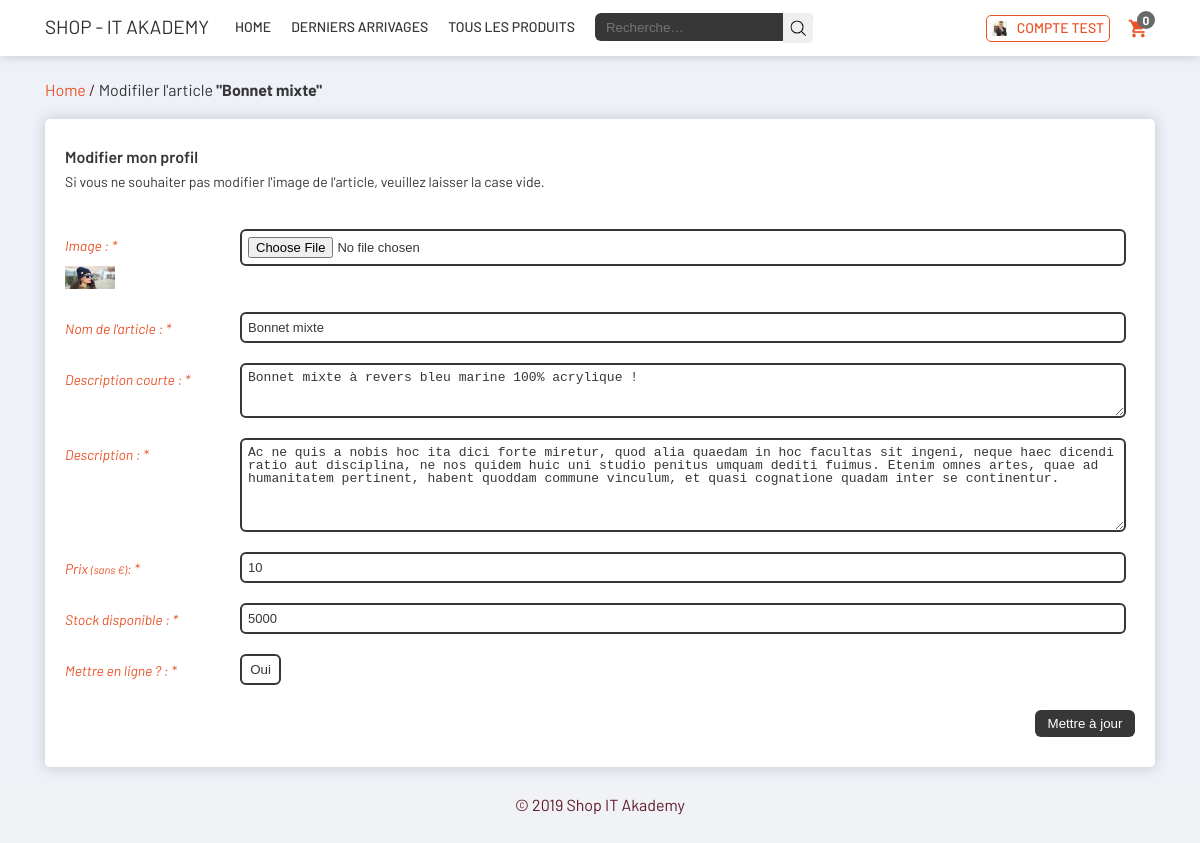
Screenshot of /modifArticle.php?id=20 (signed in) with the database file from the repository.
### tables this page shows
CREATE TABLE `shop_utilisateurs` (
  `uid` int(11) NOT NULL,
  `nom` varchar(100) NOT NULL,
  `prenom` varchar(100) NOT NULL,
  `email` varchar(255) NOT NULL,
  `lvl` bigint(1) NOT NULL,
  `passwd` varchar(255) NOT NULL,
  `cle_salage` char(128) NOT NULL,
  `actif` bigint(1) NOT NULL,
  `ip` varchar(255) NOT NULL,
  `adresse` text,
  `cp` int(5) DEFAULT NULL,
  `ville` varchar(150) DEFAULT NULL,
  `telephone` varchar(75) DEFAULT NULL
);

CREATE TABLE `shop_products` (
  `id_product` int(11) NOT NULL,
  `img` varchar(255) NOT NULL,
  `name` varchar(255) NOT NULL,
  `short_description` varchar(150) NOT NULL,
  `description` text,
  `prix` float NOT NULL,
  `stock` int(11) NOT NULL,
  `actif` bigint(1) DEFAULT NULL,
  `date` timestamp NOT NULL
);

### modifArticle.php (the view, shortened to what this page needs)
<?php
include("header.php");
if(!empty($_SESSION['uid'])) {
    if ($_SESSION['lvl'] != 1) {
        echo "<html><script> document.location.href='index.php';</script></html>";
    }
    else {
        $idArticle = $_GET["id"];
        $select_produit = "SELECT * FROM shop_products WHERE id_product = '$idArticle'";
        $req_select_produit = $mysqli->query($select_produit);
        $rowA = $req_select_produit->fetch_array();
    }
}
else{
    echo "<html><script> document.location.href='index.php';</script></html>";
}
?>
<div class="marge">
    <div class="page-header">
        <ol class="breadcrumb">
            <li class="breadcrumb-item">
                <a href="./home.php">Home</a>
            </li>
            /
            <li class="breadcrumb-item active" aria-current="page">
                <span>Modifiler l'article <b>"<?php echo $rowA['name']; ?>"</b></span>
            </li>
        </ol>
    </div>
</div>
<section id="profil1">
    <div class="marge">
        <div id="bloc">
            <div class="top_bloc">
                <h2>Modifier mon profil</h2>
                <p>Si vous ne souhaiter pas modifier l'image de l'article, veuillez laisser la case vide.</p>
            </div>
            <div class="bottom_bloc">
                <form data-toggle="validator" enctype="multipart/form-data" role="form" id="modifArticle" action="modifArticle.php?id=<?php echo $idArticle; ?>&modif=article" method="post">
                    <div class="champ">
                        <label for="img">Image : *</label>
                        <input type="file" name="img" class="form_admin" id="img" />
                        <img src="uploads/<?php echo $rowA['img']; ?>" style="width:50px;"/>
                    </div>
                    <div class="champ">
                        <label for="name">Nom de l'article : *</label>
                        <input type="text" name="name" class="form_admin" id="name" value="<?php echo $rowA['name']; ?>" required />
                    </div>
                    <div class="champ">
                        <label for="short_description">Description courte : *</label>
                        <textarea name="short_description" rows=3 COLS=40 class="form_admin" maxlength="150" id="short_description"><?php echo $rowA['short_description']; ?></textarea>
                    </div>
                    <div class="champ">
                        <label for="description">Description : *</label>
                        <textarea name="description" rows=6 COLS=40 class="form_admin" id="description"><?php echo $rowA['description']; ?></textarea>
                    </div>
                    <div class="champ">
                        <label for="prix">Prix <small>(sans €)</small>: *</label>
                        <input type="number" name="prix" class="form_admin" value="<?php echo $rowA['prix']; ?>" id="prix" required />
                    </div>
                    <div class="champ">
                        <label for="stock">Stock disponible : *</label>
                        <input type="number" name="stock" class="form_admin" value="<?php echo $rowA['stock']; ?>" id="stock" required />
                    </div>
                    <div class="champ">
                        <label for="publier">Mettre en ligne ? : *</label>
                        <select name="publier" class="select">
                            <option value="1" selected>Oui</option>
                        </select>
                    </div>
                    <div class="champ">
                        <button type="submit" class="submit_admin">Mettre à jour</button>
                    </div>
                </form>
            </div>
        </div>
    </div>
</section>
<?php include 'footer.php'; ?>

### header.php (shortened to what this page needs)
<?php
require("includes/config.php");
if(!empty($_SESSION['uid'])) {
    $uid = $_SESSION["uid"];
    $select_user = "SELECT nom, prenom, email, adresse, cp, ville, telephone FROM shop_utilisateurs WHERE uid = '$uid'";
    $req_select_user = $mysqli->query($select_user);
    $row_select_user = $req_select_user->fetch_array();
    $nom = $row_select_user["nom"];
    $prenom = $row_select_user["prenom"];
}
?>
<!DOCTYPE html>
<html lang="fr">
<head>
    <link rel="stylesheet" href="./css/style.css" type='text/css' media='all' />
    <link rel="stylesheet" href="./css/responsive.css" type='text/css' media='all' />
</head>
<body>
<header>
    <div class="marge">
        <a href="./index.php" id="logoheader">Shop - IT Akademy</a>
        <div class="menu_header" id="header">
            <ul id="menu">
                <li>
                    <a href="index.php">Home</a>
                </li>
                <li>
                    <a href="./derniers-arrivages.php">Derniers arrivages</a>
                </li>
                <li>
                    <a href="./allProducts.php">Tous les produits</a>
                </li>
            </ul>
        </div>
        <div class="form_recherche">
            <form action="recherche.php" method="get">
                <div class="formulaire">
                    <input name="q" class="formulaire_rechercher" value="" autocomplete="off" autocorrect="off" autocapitalize="off" spellcheck="false" class="form" type="text" placeholder="Recherche…">
                    <input type="submit" class="bouton_rechercher" />
                </div>
            </form>
        </div>
        <div class="panier">
            <a href="panier.php" id="panier" rel="nofollow">
                <span id="item_panier"><?php
                if(!isset($_SESSION['panier']['libelleProduit']))
                    echo "0";
                else
                    echo count($_SESSION['panier']['libelleProduit']); ?></span>
            </a>
        </div>
        <?php
        if(!empty($_SESSION["uid"])) {  ?>
        <div class="connexion">
            <a  id="btnpanel" class="panel-user">
            <div class="avatar">
                <img src="img/profil-1.png">
            </div>
            <?php echo $prenom . ' ' . $nom; ?>
        </a>
        </div>
        <?php } ?>
</header>
<main>

### rows the page displays
shop_utilisateurs: prenom "COMPTE", nom "TEST"
shop_products: name "Bonnet mixte", img (picture), short_description "Bonnet mixte à revers bleu marine 100% acrylique !", description "Ac ne quis a nobis hoc ita dici forte miretur, quod alia quaedam in hoc facultas sit ingeni, neque haec dicendi ratio aut disciplina, ne nos quidem huic uni studio penitus umquam dediti fuimus. Etenim omnes artes, quae ad humanitatem pertinent, habent quoddam commune vinculum, et quasi cognatione quadam inter se continentur.", prix "10", stock "5000"
